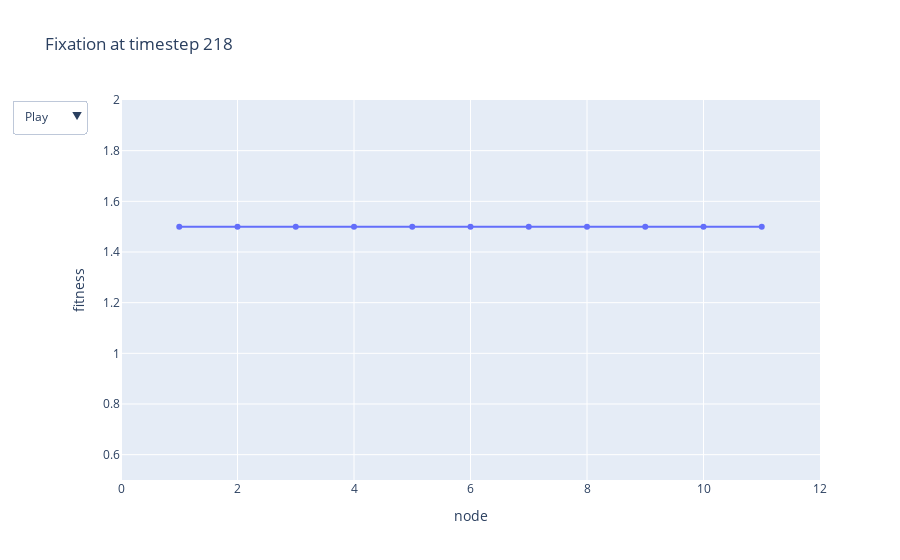

Notebook code cell kept with this figure:
### Code cell
n = 11; mutantLoc = 5; mutantFit = 1.5; runTime = 1000
data = builderFigure(n,mutantLoc,mutantFit,runTime)

### Figure 1 — Plotly figure (JSON) as saved in the notebook; plotly's stock layout.template omitted (floating-point values rounded to 4 significant figures)
{"data": [{"type": "scatter", "x": [1, 2, 3, 4, 5, 6, 7, 8, 9, 10, 11], "y": [1.5, 1.5, 1.5, 1.5, 1.5, 1.5, 1.5, 1.5, 1.5, 1.5, 1.5]}], "layout": {"title": {"text": "Fixation at timestep 218"}, "updatemenus": [{"buttons": [{"args": [null, {"frame": {"duration": 100, "redraw": false}, "transition": {"duration": 300, "easing": "quadratic-in-out"}}], "label": "Play", "method": "animate"}, {"args": [[null], {"frame": {"duration": 0, "redraw": false}, "mode": "immediate", "transition": {"duration": 0}}], "label": "Pause", "method": "animate"}]}], "xaxis": {"autorange": false, "range": [0, 12], "title": {"text": "node"}}, "yaxis": {"autorange": false, "range": [0.5, 2], "title": {"text": "fitness"}}}}
